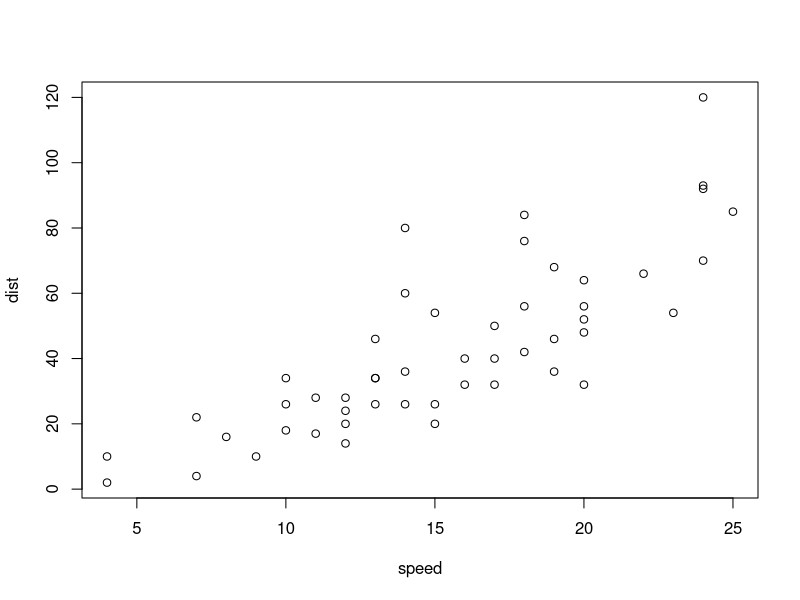
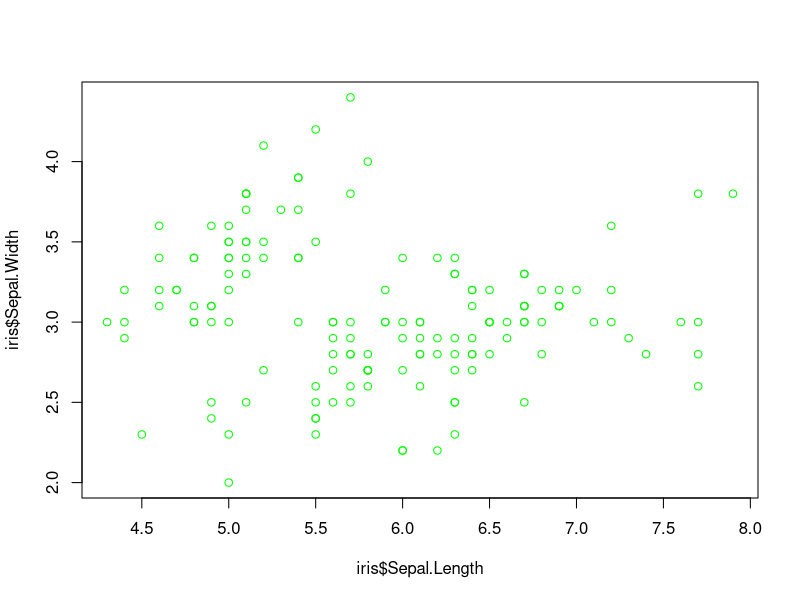

The R script that drew these images, in order:
## ---- chunk 1
plot(cars)
## ---- chunk 2
plot(iris$Sepal.Length, iris$Sepal.Width, col="green")
